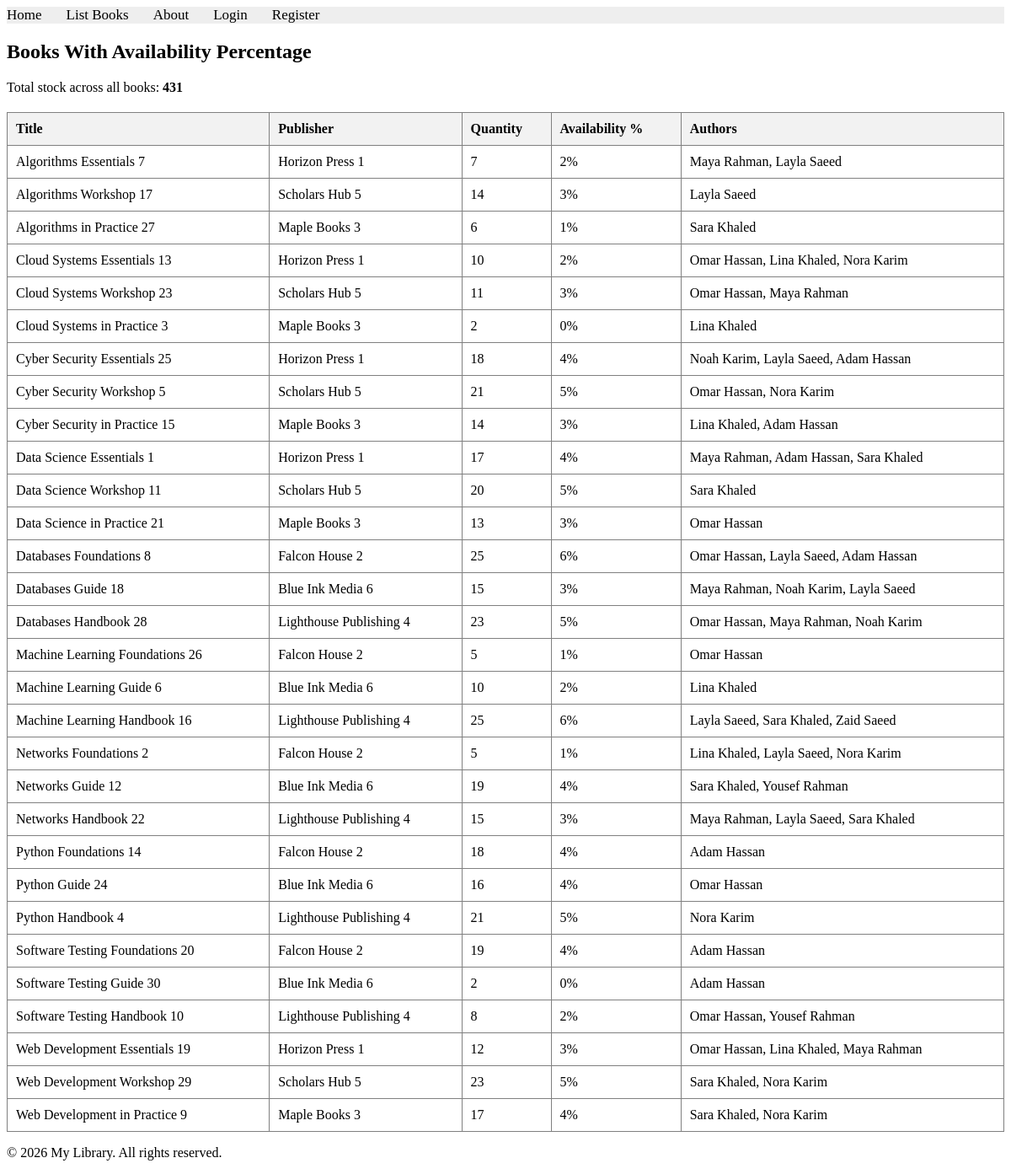
The page /books/lab9/task1 on the database as committed earlier.
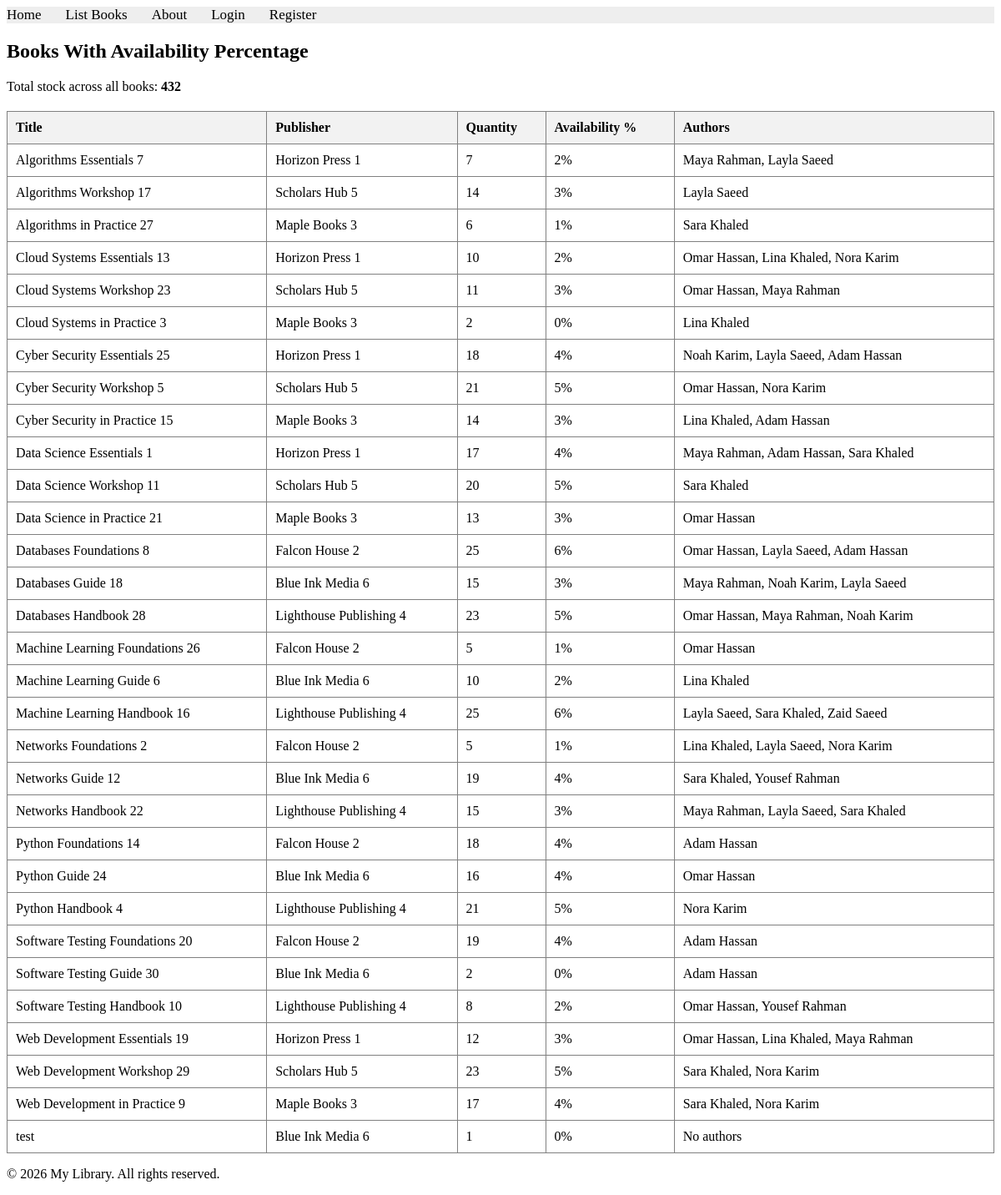
The same page on the database as committed later.
### apps/bookmodule/models.py (models this page shows, shortened)
class Book(models.Model):
    title = models.CharField(max_length=100)
    author = models.CharField(max_length=50, blank=True)
    price = models.FloatField(default=0.0)
    quantity = models.IntegerField(default=1)
    pubdate = models.DateTimeField(null=True, blank=True)
    rating = models.SmallIntegerField(default=1)
    edition = models.SmallIntegerField(default=1)
    publisher = models.ForeignKey(
        Publisher,
        null=True,
        blank=True,
        on_delete=models.SET_NULL,
    )
    authors = models.ManyToManyField(Author, blank=True)

class Publisher(models.Model):
    name = models.CharField(max_length=200)
    location = models.CharField(max_length=300)

class Author(models.Model):
    name = models.CharField(max_length=200)
    DOB = models.DateField(null=True)

### apps/bookmodule/views.py (the view)
# urls.py: path('lab9/task1', views.lab9_task1, name="books.lab9_task1"),
def lab9_task1(request):
    books = list(
        Book.objects.select_related('publisher').prefetch_related('authors').order_by('title')
    )
    total_stock = Book.objects.aggregate(total_stock=Coalesce(Sum('quantity'), 0))[
        'total_stock'
    ]
    for book in books:
        if total_stock > 0:
            book.availability_percentage = round((book.quantity / total_stock) * 100)
        else:
            book.availability_percentage = 0
    return render(
        request,
        'bookmodule/lab9_task1.html',
        {'books': books, 'total_stock': total_stock},
    )

### apps/templates/bookmodule/lab9_task1.html (shortened to what this page needs)
{% extends "layouts/base.html" %}
{% block content %}
<h2>Books With Availability Percentage</h2>
<p>Total stock across all books: <strong>{{ total_stock }}</strong></p>
<table border="1" style="width: 100%; border-collapse: collapse; margin-top: 20px;">
    <thead>
        <tr style="background-color: #f2f2f2; text-align: left;">
            <th style="padding: 10px;">Title</th>
            <th style="padding: 10px;">Publisher</th>
            <th style="padding: 10px;">Quantity</th>
            <th style="padding: 10px;">Availability %</th>
            <th style="padding: 10px;">Authors</th>
        </tr>
    </thead>
    <tbody>
        {% for book in books %}
        <tr>
            <td style="padding: 10px;">{{ book.title }}</td>
            <td style="padding: 10px;">{{ book.publisher.name|default:"No publisher" }}</td>
            <td style="padding: 10px;">{{ book.quantity }}</td>
            <td style="padding: 10px;">{{ book.availability_percentage }}%</td>
            <td style="padding: 10px;">
                {% for author in book.authors.all %}
                    {{ author.name }}{% if not forloop.last %}, {% endif %}
                {% empty %}
                    No authors
                {% endfor %}
            </td>
        </tr>
        {% empty %}
        <tr>
            <td colspan="5" style="text-align: center; padding: 10px;">No books found.</td>
        </tr>
        {% endfor %}
    </tbody>
</table>
{% endblock content %}

Rows that differ between the two databases and show on the page:
added Book: title "test", publisher.name "Blue Ink Media 6", quantity "1", availability_percentage "0"
Other text that changed with them:
{{ total_stock }}: "431" → "432"
